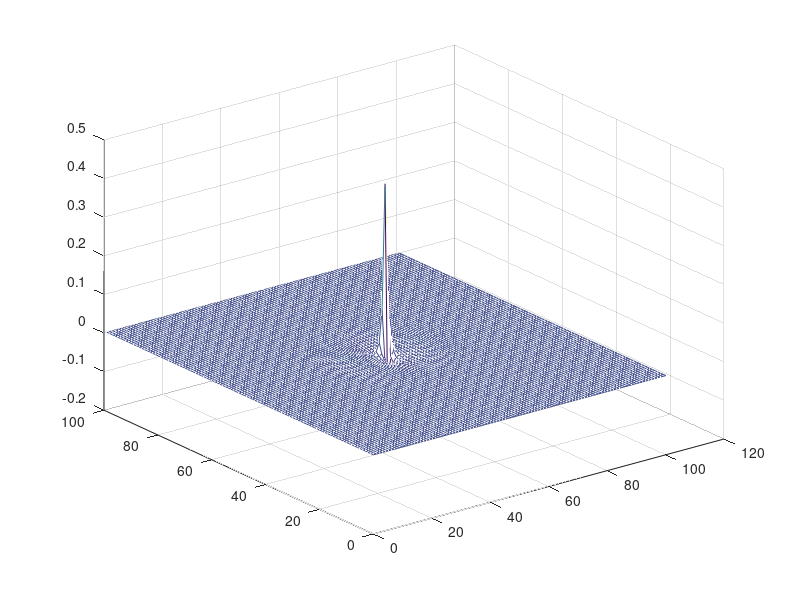

This chart was generated by the following MATLAB code:
%%%%%% Parameters Setup
mu=4*pi*1e-7; eps=8.853e-12; c0=1/sqrt(mu*eps);
f=1e9; lambda=c0/f; omega=2*pi*f;

dx = lambda/40;
dy = lambda/40;

%Based on numerical stability criterion
%dt = 1*((sqrt(mu*eps))/((sqrt((2/dx)^2))));
dt = dx/(2*c0)/sqrt(2);

Nx = 100; % # of FDTD cells
Ny = 100;

Cmux = dt/(mu*dx);
Cmuy = dt/(mu*dy);
Cepx = dt/(eps*dx);
Cepy = dt/(eps*dy);

Ex = zeros(Nx,Ny+1);
Ey = zeros(Nx+1,Ny);

Hz = zeros(Nx,Ny);
%%%%%% Time marching = Leap-frog loop
for n=1:75 
    wt=omega*n*dt;
    for i=1:Nx
        for j=1:Ny
            Hz(i,j) = Hz(i,j)+(Cmuy*(Ex(i,j+1) - Ex(i,j)))-(Cmux*(Ey(i+1,j)-Ey(i,j)));
        end
    end
    for i=1:Nx
        for j = 2:Ny
            Ex(i,j) = Ex(i,j)+Cepy*(Hz(i,j)-Hz(i,j-1));
        end
    end

    for i=2:Nx
        for j = 1:Ny
            Ey(i,j) = Ey(i,j)-Cepx*(Hz(i,j)-Hz(i-1,j));
        end
    end




    if wt < 2*pi
        Ex((Nx/2)+1,(Ny/2)+1) = 1/32*(10-15*cos(wt)+6*cos(2*wt)-cos(3*wt)); % Hard Source
        %%Ey(Nx/2+1) = 1/32*(10-15*cos(wt)+6*cos(2*wt)-cos(3*wt)); % Hard Source
    else
        Ex(Nx/2+1,Ny/2+1)=0;
        %%Ey(Nx/2+1)=0;
    end

%     if wt < 2*pi
%         Ez(Nx/2+1) = Ez(Nx/2+1) + 1/32*(10-15*cos(wt)+6*cos(2*wt)-cos(3*wt)); % Soft Source
%     end

%subplot(311), plot(Ex(1:Nx)); axis([1 100 -100 100]); title('Ex');
%subplot(312), plot(Ey(1:Ny)); axis([1 100 -100 100]); title('Ey');
%subplot(313), plot(Hz(:)); axis([1 100 -6e-3 6e-3]); title('Hz'); pause(0.05);
mesh(Ex); pause(0.00005);

end
% plot(Ez(1:Nx))
